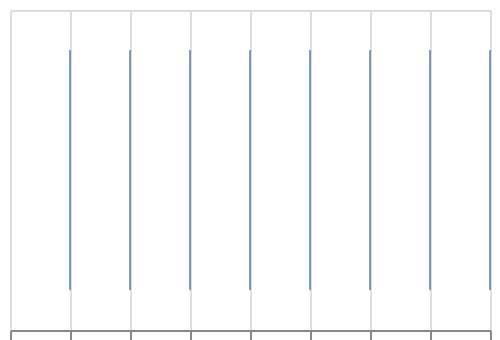

This figure's Vega-Lite source:
### Vega-Lite specification from a JSON file in a GitHub repository (floating-point values rounded to 4 significant figures)
{"$schema": "https://vega.github.io/schema/vega-lite/v6.json", "padding": 5, "autosize": "none", "width": 240, "height": 160, "data": {"name": "table", "values": [{"c": "A", "g": "p", "x": 1, "y": 2, "v": 5, "t": "2024-01-15", "o": {"v": 3}, "IMDB Rating": 6.1, "d": "x1"}, {"c": "B", "g": "q", "x": 2, "y": 4, "v": 9, "t": "2024-02-20", "o": {"v": 7}, "IMDB Rating": 7.4, "d": "x2"}, {"c": "A", "g": "q", "x": 3, "y": 3, "v": 2, "t": "2024-03-05", "o": {"v": 1}, "IMDB Rating": 5.2, "d": "x1"}, {"c": "C", "g": "p", "x": 4, "y": 6, "v": 7, "t": "2024-05-30", "o": {"v": 4}, "IMDB Rating": 8.8, "d": "x3"}, {"c": "B", "g": "p", "x": 5, "y": 5, "v": 4, "t": "2024-07-11", "o": {"v": 9}, "IMDB Rating": 6.9, "d": "x2"}, {"c": "C", "g": "q", "x": 6, "y": 8, "v": 6, "t": "2024-09-02", "o": {"v": 2}, "IMDB Rating": 7.7, "d": "x3"}, {"c": "A", "g": "p", "x": 7, "y": 7, "v": 8, "t": "2024-11-25", "o": {"v": 5}, "IMDB Rating": 4.4, "d": "x1"}, {"c": "B", "g": "q", "x": 8, "y": 9, "v": 3, "t": "2024-12-31", "o": {"v": 8}, "IMDB Rating": 9.1, "d": "x2"}]}, "mark": "tick", "encoding": {"x": {"field": "x", "type": "quantitative"}}}
